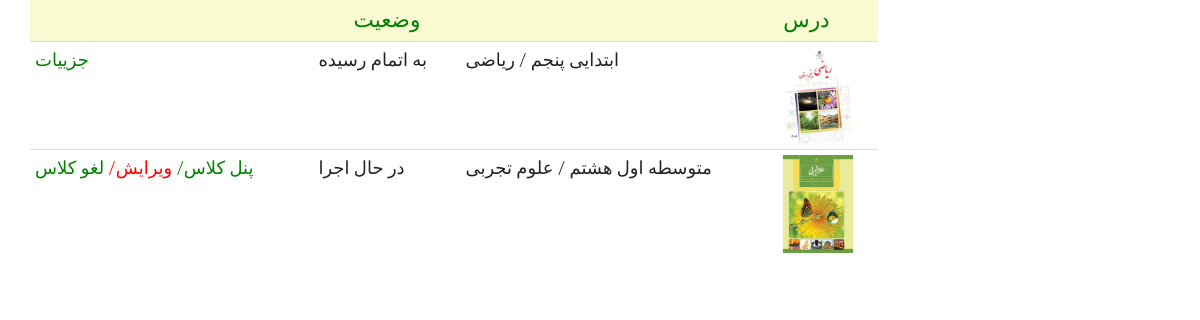
The page /application/volunteer-class-list (signed in) on the database as committed earlier.
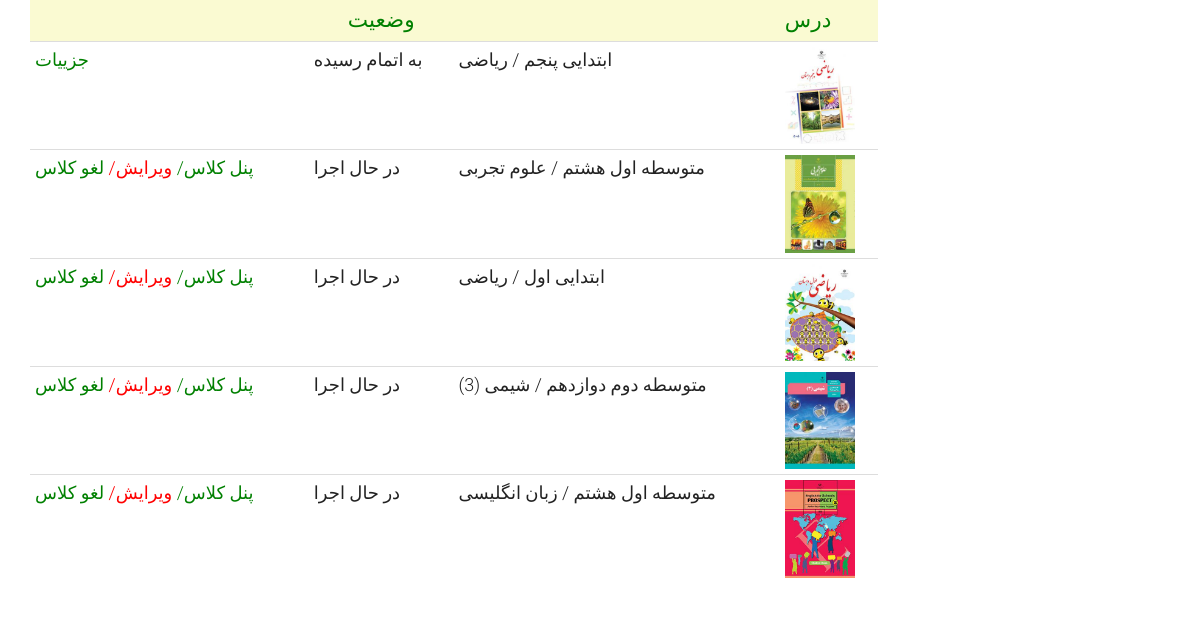
The same page on the database as committed later.
### application/models.py (models this page shows, shortened)
class Application(models.Model):
    applicant = models.ForeignKey(User, on_delete=models.CASCADE)
    demanded_course = models.ForeignKey(Course, on_delete=models.CASCADE)
    preferred_style = models.CharField(choices=HOLDING_STYLE, max_length=50, default="V")
    short_description = models.CharField(max_length=300, null=True, blank=True)
    is_accepted = models.BooleanField(blank=True, null=True, default=False)
    num_of_student = models.IntegerField(validators=[MinValueValidator(1), MaxValueValidator(10)], default=1)
    registered_date = models.DateField(null=True, blank=True , auto_now_add=True)
    free_day_1 = models.ForeignKey(WeekDay, on_delete=models.CASCADE, null=True, blank=True)
    free_time_1 = models.ForeignKey(AvailableTime, on_delete=models.CASCADE, null=True, blank=True)
    venue = models.ForeignKey(PublicPlace, on_delete=models.CASCADE, blank=True, null=True)
    is_active = models.BooleanField(default=False)
    slug = models.SlugField(max_length=200, default="", null=False, db_index=True)
    def get_absolute_url(self):
        return reverse('application_detail', args=[self.id])

class Course(models.Model):
    course_name = models.ForeignKey(CourseName, on_delete=models.CASCADE, db_index=True)
    grade = models.ForeignKey(Grade, on_delete=models.CASCADE, blank=True, null=True)
    major = models.ForeignKey(Major, on_delete=models.CASCADE, blank=True, null=True)
    image=models.ImageField(upload_to='images/courses', null=True,blank=True)
    code=models.CharField(max_length=7, blank=True, null=True)
    book_download_link=models.CharField(max_length=300, blank=True, null=True)
    is_active = models.BooleanField(default=True)
    slug = models.SlugField(max_length=500, blank=True, null=True)
    def __str__(self):
        return f" {self.grade} / {self.course_name} "
    class Meta:
        constraints = [
            models.UniqueConstraint(fields=['course_name', 'grade', 'major'],
                                    name='unique_course_name_edu_level_grade'),
        ]

class Grade(models.Model):
    edu_level = models.ForeignKey(EducationalLevel, on_delete=models.CASCADE)
    grade_name = models.CharField(max_length=20, verbose_name="پایه تحصیلی")
    url_title = models.CharField(max_length=200, blank=True, null=True)
    is_active = models.BooleanField(default=True)
    def __str__(self):
        return f"{self.edu_level} {self.grade_name}"
    class Meta:
        constraints = [
            models.UniqueConstraint(fields=['edu_level', 'grade_name'], name='unique_edu_level_grade')]

class EducationalLevel(models.Model):
    edu_level = models.CharField(max_length=20, unique=True, verbose_name="دوره آموزشی")
    url_title = models.CharField(max_length=200, blank=True, null=True)
    is_active = models.BooleanField(default=True)
    def __str__(self):
        return self.edu_level

class CourseName(models.Model):
    course_name = models.CharField(max_length=20, unique=True)
    def __str__(self):
        return f"{self.course_name}"

### application/views.py (the view)
# urls.py: path('volunteer-class-list',views.VolunteerclassListView.as_view(), name='volunteer_class_list_page'),
class VolunteerclassListView(ListView):
    template_name = 'application/volunteer_class_list.html'
    model = Application
    context_object_name = 'applications'
    ordering = ['registered_date']
    paginate_by = 9
    def get_queryset(self):
        base_query = super(VolunteerclassListView, self).get_queryset()
        current_user = self.request.user
        application = base_query.filter(acceptedapplication__edu_volunteer_id=current_user.id)
        return application

### application/templates/application/volunteer_class_list.html (shortened to what this page needs)
{% extends 'shared/_layout.html' %}
{% load render_partial %}
{% block content %}
<div class="container">
	<div class="row">
		<div class="col-sm-9">
			<div class="container-fluid">
				<div class="row fh5co-post-entry">
				<div class="table-responsive cart_info">
				<table class="table table-condensed">
					<thead>
						<tr class="cart_menu", style="background-color: lightgoldenrodyellow">
							<td></td>
							<td style="text-align: center; color: green; font-size: larger">وضعیت</td>
							<td></td>
							<td style="color: green; font-size: larger">درس</td>
						</tr>
					</thead>
					<tbody>
					{% for application in applications %}
						<tr>
							<td>
								{% if application.acceptedapplication.is_finished == True  %}
								<a href="" style="color: green"> جزییات </a>
								{% elif application.is_active == True and application.is_accepted == True and application.acceptedapplication.is_active == False  %}
								<a href="{% url 'complete_accepted_application_page' %}" style="color: green"> تکمیل </a>
								{% elif application.is_active == True and application.is_accepted == True and application.acceptedapplication.is_active == True  %}
								<a href="" style="color: green"> پنل کلاس/ </a>
								<a href="" style="color: red"> ویرایش/ </a>
								<a href="" style="color: green"> لغو کلاس </a>
								{% endif %}
							</td>
							<td>
								{% if application.acceptedapplication.is_finished == True  %}
								<p> به اتمام رسیده </p>
								{% elif application.is_active == True and application.is_accepted == True and application.acceptedapplication.is_active == True  %}
								<p> در حال اجرا </p>
								{% elif application.is_active == True and application.is_accepted == True and application.acceptedapplication.is_active == False  %}
								<p> تکمیل نشده </p>
								{% endif %}
							</td>
							<td>
								<p>{{application.demanded_course}} </p>
							</td>
                            <td>
								{% if application.demanded_course.image %}
            					<figure>
               					<a href="{{ application.get_absolute_url }}">
                   				<img src="{{application.demanded_course.image.url}}" width="70" alt="Image" class="img-responsive"></a>
            					</figure>
            					{% else %}
            					<figure>
               					<a href="{{ application.get_absolute_url }}">
                   				<img src="static/images/volunteer.png" alt="Image" class="img-responsive"></a>
            					</figure>
                				{% endif %}
							</td>
						</tr>
					{% endfor %}
					</tbody>
				</table>
			</div>
				</div>
			</div>
		</div>
	</div>
</div>
{% endblock %}

### templates/shared/_layout.html (shortened to what this page needs)
{% load render_partial %}
<!DOCTYPE html>
 <html class="no-js">
	<head>
	{% include 'shared/header_references.html' %}
	</head>
	<body>
	{% block content %} {% endblock %}
	</body>
</html>

### templates/shared/header_references.html (shortened to what this page needs)
	<link rel="stylesheet" href="/static/css/animate.css">
	<link rel="stylesheet" href="/static/css/icomoon.css">
	<link rel="stylesheet" href="/static/css/bootstrap.css">
	<link rel="stylesheet" href="/static/css/style.css">

### static/css/style.css (style rules this page uses)
html { background: #fff; }
body { font-family: "Roboto", arial, sans-serif; font-size: 18px; font-weight: 300; line-height: 1.8; color: #222; background: #fff; }
a { color: #f7c873; -webkit-transition: 0.5s; -o-transition: 0.5s; transition: 0.5s; }
p { margin-bottom: 30px; }

Rows that differ between the two databases and show on the page:
added Application: is_active "پنل کلاس/", demanded_course "ابتدایی اول / ریاضی", demanded_course.image (picture)
added Application: is_active "پنل کلاس/", demanded_course "متوسطه دوم دوازدهم / شیمی (3)", demanded_course.image (picture)
added Application: is_active "پنل کلاس/", demanded_course "متوسطه اول هشتم / زبان انگلیسی", demanded_course.image (picture)
